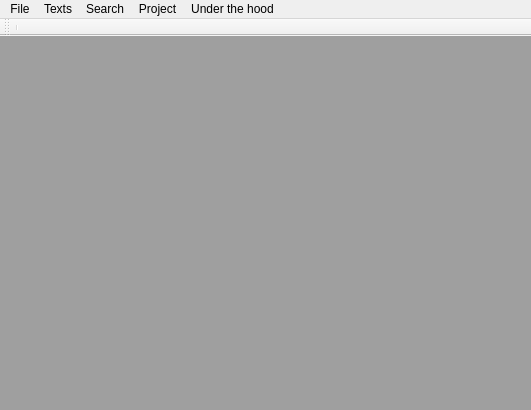
<?xml version="1.0" encoding="UTF-8"?>
<ui version="4.0">
 <class>MainWindow</class>
 <widget class="QMainWindow" name="MainWindow">
  <property name="geometry">
   <rect>
    <x>0</x>
    <y>0</y>
    <width>531</width>
    <height>410</height>
   </rect>
  </property>
  <property name="windowTitle">
   <string>MainWindow</string>
  </property>
  <widget class="QWidget" name="centralWidget">
   <layout class="QVBoxLayout" name="verticalLayout">
    <property name="leftMargin">
     <number>0</number>
    </property>
    <property name="topMargin">
     <number>0</number>
    </property>
    <property name="rightMargin">
     <number>0</number>
    </property>
    <property name="bottomMargin">
     <number>0</number>
    </property>
    <item>
     <widget class="QMdiArea" name="mdiArea"/>
    </item>
   </layout>
  </widget>
  <widget class="QMenuBar" name="menuBar">
   <property name="geometry">
    <rect>
     <x>0</x>
     <y>0</y>
     <width>531</width>
     <height>21</height>
    </rect>
   </property>
   <widget class="QMenu" name="menuFile">
    <property name="title">
     <string>File</string>
    </property>
    <addaction name="actionNew_Project"/>
    <addaction name="actionOpen_Project"/>
    <addaction name="actionSave_Project"/>
    <addaction name="actionClose_Project"/>
    <addaction name="actionClose_project_without_saving"/>
    <addaction name="separator"/>
    <addaction name="actionExport_texts"/>
    <addaction name="separator"/>
    <addaction name="actionExit"/>
   </widget>
   <widget class="QMenu" name="menuData">
    <property name="title">
     <string>Texts</string>
    </property>
    <addaction name="actionOpen_text"/>
    <addaction name="actionText_metadata"/>
    <addaction name="separator"/>
    <addaction name="actionImport_FlexText"/>
    <addaction name="actionImport_plain_text"/>
    <addaction name="actionImport_EAF"/>
    <addaction name="separator"/>
    <addaction name="actionMerge_translations_from_other_FlexText_file"/>
    <addaction name="actionBulk_merge_translations"/>
    <addaction name="separator"/>
    <addaction name="actionMerge_EAF"/>
    <addaction name="actionBulk_merge_EAF"/>
    <addaction name="separator"/>
    <addaction name="actionClose_and_save_open_texts"/>
    <addaction name="actionSave_open_texts"/>
   </widget>
   <widget class="QMenu" name="menuGuts">
    <property name="title">
     <string>Under the hood</string>
    </property>
    <widget class="QMenu" name="menuReports">
     <property name="title">
      <string>Reports</string>
     </property>
     <addaction name="actionGenerate_report_from_texts"/>
     <addaction name="actionCounts_of_text_forms"/>
     <addaction name="actionCounts_of_glosses"/>
    </widget>
    <widget class="QMenu" name="menuView_Edit_SQL_Tables">
     <property name="title">
      <string>View/Edit SQL Tables</string>
     </property>
    </widget>
    <addaction name="menuReports"/>
    <addaction name="actionEdit_lexicon"/>
    <addaction name="actionOpen_project_temp_folder"/>
    <addaction name="separator"/>
    <addaction name="actionRemove_unused_gloss_items"/>
    <addaction name="actionPerform_a_query"/>
    <addaction name="actionRaw_XQuery"/>
    <addaction name="separator"/>
    <addaction name="actionSet_text_XML_from_database"/>
    <addaction name="menuView_Edit_SQL_Tables"/>
   </widget>
   <widget class="QMenu" name="menuProject">
    <property name="title">
     <string>Project</string>
    </property>
    <widget class="QMenu" name="menuCurrent_view">
     <property name="title">
      <string>Current view</string>
     </property>
    </widget>
    <widget class="QMenu" name="menuCurrent_quick_view">
     <property name="title">
      <string>Current quick view</string>
     </property>
    </widget>
    <widget class="QMenu" name="menuMemory_mode">
     <property name="title">
      <string>Memory mode</string>
     </property>
    </widget>
    <addaction name="actionOptions"/>
    <addaction name="actionWriting_systems"/>
    <addaction name="actionSyntactic_elements"/>
    <addaction name="actionWord_Parts_of_Speech"/>
    <addaction name="actionLexical_item_Parts_of_Speech"/>
    <addaction name="actionDelete_text"/>
    <addaction name="separator"/>
    <addaction name="menuMemory_mode"/>
    <addaction name="separator"/>
    <addaction name="actionConfigure_views"/>
    <addaction name="menuCurrent_view"/>
    <addaction name="menuCurrent_quick_view"/>
   </widget>
   <widget class="QMenu" name="menuSearch">
    <property name="title">
     <string>Search</string>
    </property>
    <addaction name="actionSearch_dock"/>
    <addaction name="actionAnnotation_dock"/>
    <addaction name="actionSearch_gloss_items"/>
    <addaction name="actionSubstring_search_gloss_items"/>
    <addaction name="separator"/>
    <addaction name="actionInterpreation_by_id"/>
    <addaction name="actionText_form_by_id"/>
    <addaction name="actionGloss_by_id"/>
    <addaction name="actionAllomorph_by_id"/>
    <addaction name="actionLexical_entry_by_id"/>
    <addaction name="actionSearch_files_instead_of_index"/>
    <addaction name="actionRebuild_index"/>
    <addaction name="separator"/>
    <addaction name="actionUnapproved_lines"/>
    <addaction name="actionApproved_lines"/>
    <addaction name="separator"/>
    <addaction name="actionBaseline_text_search_and_replace"/>
   </widget>
   <addaction name="menuFile"/>
   <addaction name="menuData"/>
   <addaction name="menuSearch"/>
   <addaction name="menuProject"/>
   <addaction name="menuGuts"/>
  </widget>
  <widget class="QToolBar" name="toolBar">
   <property name="windowTitle">
    <string>toolBar</string>
   </property>
   <attribute name="toolBarArea">
    <enum>TopToolBarArea</enum>
   </attribute>
   <attribute name="toolBarBreak">
    <bool>false</bool>
   </attribute>
   <addaction name="separator"/>
  </widget>
  <action name="actionNew_Project">
   <property name="text">
    <string>New Project</string>
   </property>
   <property name="shortcut">
    <string>Ctrl+N</string>
   </property>
  </action>
  <action name="actionOpen_Project">
   <property name="text">
    <string>Open Project</string>
   </property>
   <property name="shortcut">
    <string>Ctrl+O</string>
   </property>
  </action>
  <action name="actionExit">
   <property name="text">
    <string>Exit</string>
   </property>
   <property name="shortcut">
    <string>Ctrl+F4</string>
   </property>
  </action>
  <action name="actionSave_Project">
   <property name="text">
    <string>Save Project</string>
   </property>
   <property name="shortcut">
    <string>Ctrl+S</string>
   </property>
  </action>
  <action name="actionSave_Project_As">
   <property name="text">
    <string>Save Project As..</string>
   </property>
   <property name="shortcut">
    <string>Ctrl+Shift+S</string>
   </property>
  </action>
  <action name="actionAdd_text">
   <property name="text">
    <string>Paste in text...</string>
   </property>
   <property name="shortcut">
    <string>Ctrl+T</string>
   </property>
  </action>
  <action name="actionImport_FlexText">
   <property name="text">
    <string>Import FlexText...</string>
   </property>
   <property name="shortcut">
    <string>Ctrl+Shift+F</string>
   </property>
  </action>
  <action name="actionClose_Project">
   <property name="text">
    <string>Save Project and Close</string>
   </property>
   <property name="shortcut">
    <string>Ctrl+F4</string>
   </property>
  </action>
  <action name="actionOpen_text">
   <property name="text">
    <string>Open text...</string>
   </property>
   <property name="shortcut">
    <string>Ctrl+Shift+O</string>
   </property>
  </action>
  <action name="actionImport_plain_text">
   <property name="text">
    <string>Import plain text...</string>
   </property>
   <property name="shortcut">
    <string>Ctrl+Shift+I</string>
   </property>
  </action>
  <action name="actionWriting_systems">
   <property name="text">
    <string>Writing systems...</string>
   </property>
  </action>
  <action name="actionDelete_text">
   <property name="text">
    <string>Delete text...</string>
   </property>
  </action>
  <action name="actionClose_project_without_saving">
   <property name="text">
    <string>Close project</string>
   </property>
  </action>
  <action name="actionMerge_translations_from_other_FlexText_file">
   <property name="text">
    <string>Merge translations from other FlexText file...</string>
   </property>
  </action>
  <action name="actionSearch_gloss_items">
   <property name="text">
    <string>Search gloss items...</string>
   </property>
   <property name="visible">
    <bool>false</bool>
   </property>
  </action>
  <action name="actionFor_Text_Form">
   <property name="text">
    <string>For Text Form...</string>
   </property>
  </action>
  <action name="actionSubstring_search_gloss_items">
   <property name="text">
    <string>Substring-search gloss items...</string>
   </property>
   <property name="visible">
    <bool>false</bool>
   </property>
  </action>
  <action name="actionRaw_XQuery">
   <property name="text">
    <string>Raw XQuery...</string>
   </property>
  </action>
  <action name="actionRemove_unused_gloss_items">
   <property name="text">
    <string>Do database clean-up</string>
   </property>
  </action>
  <action name="actionPerform_a_query">
   <property name="text">
    <string>Perform a SQL query...</string>
   </property>
  </action>
  <action name="actionBulk_merge_translations">
   <property name="text">
    <string>Bulk merge translations...</string>
   </property>
  </action>
  <action name="actionSet_text_XML_from_database">
   <property name="text">
    <string>Set text XML from database</string>
   </property>
  </action>
  <action name="actionGenerate_report_from_texts">
   <property name="text">
    <string>Interpretation usage report...</string>
   </property>
  </action>
  <action name="actionCounts_of_text_forms">
   <property name="text">
    <string>Counts of text forms...</string>
   </property>
  </action>
  <action name="actionCounts_of_glosses">
   <property name="text">
    <string>Counts of glosses...</string>
   </property>
  </action>
  <action name="actionText_form_by_id">
   <property name="text">
    <string>Text form by id...</string>
   </property>
   <property name="visible">
    <bool>false</bool>
   </property>
  </action>
  <action name="actionInterpreation_by_id">
   <property name="text">
    <string>Interpretation by id...</string>
   </property>
   <property name="visible">
    <bool>false</bool>
   </property>
  </action>
  <action name="actionGloss_by_id">
   <property name="text">
    <string>Gloss by id...</string>
   </property>
   <property name="visible">
    <bool>false</bool>
   </property>
  </action>
  <action name="actionSearch_and_replace">
   <property name="text">
    <string>Search and replace....</string>
   </property>
  </action>
  <action name="actionBulk_merge_EAF">
   <property name="text">
    <string>Bulk merge EAF...</string>
   </property>
  </action>
  <action name="actionMerge_EAF">
   <property name="text">
    <string>Merge EAF...</string>
   </property>
  </action>
  <action name="actionUnapproved_lines">
   <property name="text">
    <string>Search for unapproved lines</string>
   </property>
  </action>
  <action name="actionApproved_lines">
   <property name="text">
    <string>Search for approved lines</string>
   </property>
  </action>
  <action name="actionClose_and_save_open_texts">
   <property name="text">
    <string>Close and save open texts</string>
   </property>
  </action>
  <action name="actionOpen_text_line">
   <property name="text">
    <string>Open text line...</string>
   </property>
  </action>
  <action name="actionOpen_text_line_with_context">
   <property name="text">
    <string>Open text line with context...</string>
   </property>
  </action>
  <action name="actionSearch_FlexText_files">
   <property name="text">
    <string>Search FlexText files</string>
   </property>
  </action>
  <action name="actionSearch_index">
   <property name="text">
    <string>Search index</string>
   </property>
  </action>
  <action name="actionSearch_files_instead_of_index">
   <property name="text">
    <string>Search files instead of index</string>
   </property>
  </action>
  <action name="actionEdit_lexicon">
   <property name="text">
    <string>Edit lexicon</string>
   </property>
   <property name="shortcut">
    <string>Ctrl+L</string>
   </property>
  </action>
  <action name="actionRebuild_index">
   <property name="text">
    <string>Rebuild index</string>
   </property>
  </action>
  <action name="actionAllomorph_by_id">
   <property name="text">
    <string>Allomorph by id...</string>
   </property>
   <property name="visible">
    <bool>false</bool>
   </property>
  </action>
  <action name="actionLexical_entry_by_id">
   <property name="text">
    <string>Lexical entry by id...</string>
   </property>
   <property name="visible">
    <bool>false</bool>
   </property>
  </action>
  <action name="actionImport_EAF">
   <property name="text">
    <string>Import EAF...</string>
   </property>
  </action>
  <action name="actionViews">
   <property name="text">
    <string>Views</string>
   </property>
  </action>
  <action name="actionOpen_text_in_chunks">
   <property name="text">
    <string>Open text in chunks...</string>
   </property>
  </action>
  <action name="actionSave_open_texts">
   <property name="text">
    <string>Save open texts</string>
   </property>
  </action>
  <action name="actionBaseline_text_search_and_replace">
   <property name="text">
    <string>Baseline text search and replace...</string>
   </property>
  </action>
  <action name="actionSearch_dock">
   <property name="text">
    <string>Search dock...</string>
   </property>
   <property name="shortcut">
    <string>Ctrl+Shift+S</string>
   </property>
  </action>
  <action name="actionAnnotation_dock">
   <property name="text">
    <string>Annotation dock...</string>
   </property>
   <property name="shortcut">
    <string>Ctrl+Shift+A</string>
   </property>
  </action>
  <action name="actionConfigure_views">
   <property name="text">
    <string>Configure views...</string>
   </property>
  </action>
  <action name="actionOptions">
   <property name="text">
    <string>Project options...</string>
   </property>
  </action>
  <action name="actionExport_texts">
   <property name="text">
    <string>Export texts...</string>
   </property>
  </action>
  <action name="actionTest">
   <property name="text">
    <string>test</string>
   </property>
  </action>
  <action name="actionTest_2">
   <property name="text">
    <string>test</string>
   </property>
  </action>
  <action name="actionTest_3">
   <property name="text">
    <string>test</string>
   </property>
  </action>
  <action name="actionSyntactic_elements">
   <property name="text">
    <string>Syntactic elements...</string>
   </property>
  </action>
  <action name="actionText_metadata">
   <property name="text">
    <string>Text metadata...</string>
   </property>
  </action>
  <action name="actionWord_Parts_of_Speech">
   <property name="text">
    <string>Word Parts of Speech...</string>
   </property>
  </action>
  <action name="actionLexical_item_Parts_of_Speech">
   <property name="text">
    <string>Lexical item Parts of Speech...</string>
   </property>
  </action>
  <action name="actionOpen_project_temp_folder">
   <property name="text">
    <string>Open project temp folder...</string>
   </property>
  </action>
 </widget>
 <layoutdefault spacing="6" margin="11"/>
 <resources/>
 <connections>
  <connection>
   <sender>actionExit</sender>
   <signal>triggered()</signal>
   <receiver>MainWindow</receiver>
   <slot>close()</slot>
   <hints>
    <hint type="sourcelabel">
     <x>-1</x>
     <y>-1</y>
    </hint>
    <hint type="destinationlabel">
     <x>265</x>
     <y>204</y>
    </hint>
   </hints>
  </connection>
 </connections>
</ui>
